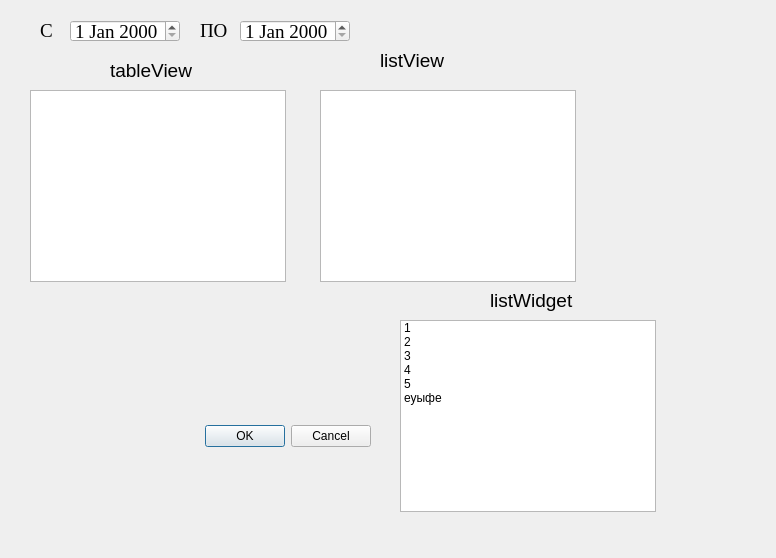
<?xml version="1.0" encoding="UTF-8"?>
<ui version="4.0">
 <class>Dialog</class>
 <widget class="QDialog" name="Dialog">
  <property name="geometry">
   <rect>
    <x>0</x>
    <y>0</y>
    <width>776</width>
    <height>558</height>
   </rect>
  </property>
  <property name="contextMenuPolicy">
   <enum>Qt::DefaultContextMenu</enum>
  </property>
  <property name="windowTitle">
   <string>Dialog</string>
  </property>
  <widget class="QDialogButtonBox" name="buttonBox">
   <property name="geometry">
    <rect>
     <x>30</x>
     <y>420</y>
     <width>341</width>
     <height>32</height>
    </rect>
   </property>
   <property name="orientation">
    <enum>Qt::Horizontal</enum>
   </property>
   <property name="standardButtons">
    <set>QDialogButtonBox::Cancel|QDialogButtonBox::Ok</set>
   </property>
  </widget>
  <widget class="QTableView" name="tableView">
   <property name="geometry">
    <rect>
     <x>30</x>
     <y>90</y>
     <width>256</width>
     <height>192</height>
    </rect>
   </property>
  </widget>
  <widget class="QListView" name="listView">
   <property name="geometry">
    <rect>
     <x>320</x>
     <y>90</y>
     <width>256</width>
     <height>192</height>
    </rect>
   </property>
  </widget>
  <widget class="QDateEdit" name="dateEdit">
   <property name="geometry">
    <rect>
     <x>70</x>
     <y>20</y>
     <width>110</width>
     <height>22</height>
    </rect>
   </property>
   <property name="font">
    <font>
     <family>Times New Roman</family>
     <pointsize>14</pointsize>
    </font>
   </property>
  </widget>
  <widget class="QDateEdit" name="dateEdit_2">
   <property name="geometry">
    <rect>
     <x>240</x>
     <y>20</y>
     <width>110</width>
     <height>22</height>
    </rect>
   </property>
   <property name="font">
    <font>
     <family>Times New Roman</family>
     <pointsize>14</pointsize>
    </font>
   </property>
  </widget>
  <widget class="QLabel" name="label">
   <property name="geometry">
    <rect>
     <x>40</x>
     <y>20</y>
     <width>47</width>
     <height>21</height>
    </rect>
   </property>
   <property name="font">
    <font>
     <family>Times New Roman</family>
     <pointsize>14</pointsize>
    </font>
   </property>
   <property name="text">
    <string>C</string>
   </property>
  </widget>
  <widget class="QLabel" name="label_2">
   <property name="geometry">
    <rect>
     <x>200</x>
     <y>20</y>
     <width>47</width>
     <height>21</height>
    </rect>
   </property>
   <property name="font">
    <font>
     <family>Times New Roman</family>
     <pointsize>14</pointsize>
    </font>
   </property>
   <property name="text">
    <string>ПО</string>
   </property>
  </widget>
  <widget class="QListWidget" name="listWidget">
   <property name="geometry">
    <rect>
     <x>400</x>
     <y>320</y>
     <width>256</width>
     <height>192</height>
    </rect>
   </property>
   <item>
    <property name="text">
     <string>1</string>
    </property>
   </item>
   <item>
    <property name="text">
     <string>2</string>
    </property>
   </item>
   <item>
    <property name="text">
     <string>3</string>
    </property>
   </item>
   <item>
    <property name="text">
     <string>4</string>
    </property>
   </item>
   <item>
    <property name="text">
     <string>5</string>
    </property>
   </item>
   <item>
    <property name="text">
     <string>еуыфе</string>
    </property>
   </item>
  </widget>
  <widget class="QLabel" name="label_3">
   <property name="geometry">
    <rect>
     <x>110</x>
     <y>60</y>
     <width>141</width>
     <height>21</height>
    </rect>
   </property>
   <property name="font">
    <font>
     <pointsize>14</pointsize>
    </font>
   </property>
   <property name="text">
    <string>tableView</string>
   </property>
  </widget>
  <widget class="QLabel" name="label_4">
   <property name="geometry">
    <rect>
     <x>380</x>
     <y>50</y>
     <width>181</width>
     <height>21</height>
    </rect>
   </property>
   <property name="font">
    <font>
     <pointsize>14</pointsize>
    </font>
   </property>
   <property name="text">
    <string>listView</string>
   </property>
  </widget>
  <widget class="QLabel" name="label_5">
   <property name="geometry">
    <rect>
     <x>490</x>
     <y>290</y>
     <width>141</width>
     <height>21</height>
    </rect>
   </property>
   <property name="font">
    <font>
     <pointsize>14</pointsize>
    </font>
   </property>
   <property name="text">
    <string>listWidget</string>
   </property>
  </widget>
 </widget>
 <resources/>
 <connections>
  <connection>
   <sender>buttonBox</sender>
   <signal>accepted()</signal>
   <receiver>Dialog</receiver>
   <slot>accept()</slot>
   <hints>
    <hint type="sourcelabel">
     <x>248</x>
     <y>254</y>
    </hint>
    <hint type="destinationlabel">
     <x>157</x>
     <y>274</y>
    </hint>
   </hints>
  </connection>
  <connection>
   <sender>buttonBox</sender>
   <signal>rejected()</signal>
   <receiver>Dialog</receiver>
   <slot>reject()</slot>
   <hints>
    <hint type="sourcelabel">
     <x>316</x>
     <y>260</y>
    </hint>
    <hint type="destinationlabel">
     <x>286</x>
     <y>274</y>
    </hint>
   </hints>
  </connection>
 </connections>
</ui>
